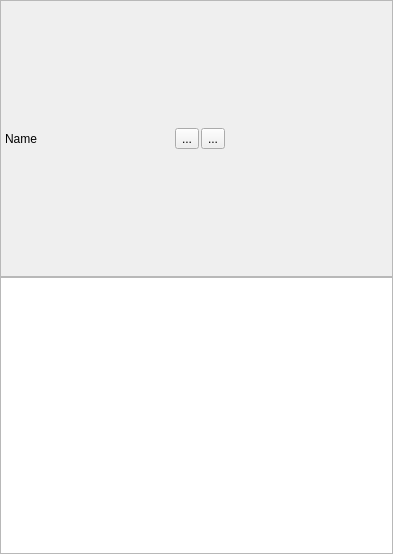
<?xml version="1.0" encoding="UTF-8"?>
<ui version="4.0">
 <class>Frame</class>
 <widget class="QFrame" name="Frame">
  <property name="geometry">
   <rect>
    <x>0</x>
    <y>0</y>
    <width>393</width>
    <height>554</height>
   </rect>
  </property>
  <property name="windowTitle">
   <string>Frame</string>
  </property>
  <property name="frameShape">
   <enum>QFrame::NoFrame</enum>
  </property>
  <property name="frameShadow">
   <enum>QFrame::Plain</enum>
  </property>
  <layout class="QVBoxLayout" name="verticalLayout_2">
   <property name="spacing">
    <number>0</number>
   </property>
   <property name="margin">
    <number>0</number>
   </property>
   <item>
    <widget class="QFrame" name="titleFrame">
     <property name="frameShape">
      <enum>QFrame::StyledPanel</enum>
     </property>
     <property name="frameShadow">
      <enum>QFrame::Plain</enum>
     </property>
     <layout class="QHBoxLayout" name="horizontalLayout">
      <property name="spacing">
       <number>2</number>
      </property>
      <property name="leftMargin">
       <number>4</number>
      </property>
      <property name="topMargin">
       <number>0</number>
      </property>
      <property name="rightMargin">
       <number>4</number>
      </property>
      <property name="bottomMargin">
       <number>0</number>
      </property>
      <item>
       <widget class="QLabel" name="nameLabel">
        <property name="text">
         <string>Name</string>
        </property>
       </widget>
      </item>
      <item>
       <spacer name="horizontalSpacer_2">
        <property name="orientation">
         <enum>Qt::Horizontal</enum>
        </property>
        <property name="sizeHint" stdset="0">
         <size>
          <width>40</width>
          <height>20</height>
         </size>
        </property>
       </spacer>
      </item>
      <item>
       <widget class="QToolButton" name="addButton">
        <property name="toolTip">
         <string>Add selected assets to this shot</string>
        </property>
        <property name="text">
         <string>...</string>
        </property>
       </widget>
      </item>
      <item>
       <widget class="QToolButton" name="removeButton">
        <property name="toolTip">
         <string>Remove selected assets</string>
        </property>
        <property name="text">
         <string>...</string>
        </property>
       </widget>
      </item>
      <item>
       <spacer name="horizontalSpacer">
        <property name="orientation">
         <enum>Qt::Horizontal</enum>
        </property>
        <property name="sizeHint" stdset="0">
         <size>
          <width>40</width>
          <height>20</height>
         </size>
        </property>
       </spacer>
      </item>
      <item>
       <widget class="QLabel" name="iconLabel">
        <property name="minimumSize">
         <size>
          <width>25</width>
          <height>0</height>
         </size>
        </property>
        <property name="text">
         <string/>
        </property>
       </widget>
      </item>
     </layout>
    </widget>
   </item>
   <item>
    <widget class="QListWidget" name="listBox">
     <property name="sizePolicy">
      <sizepolicy hsizetype="Expanding" vsizetype="Minimum">
       <horstretch>0</horstretch>
       <verstretch>0</verstretch>
      </sizepolicy>
     </property>
     <property name="focusPolicy">
      <enum>Qt::NoFocus</enum>
     </property>
     <property name="selectionMode">
      <enum>QAbstractItemView::ExtendedSelection</enum>
     </property>
    </widget>
   </item>
  </layout>
 </widget>
 <resources/>
 <connections/>
</ui>
